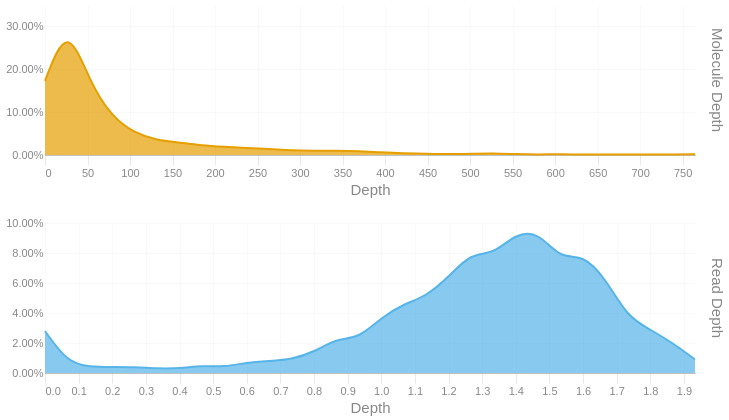

The code cell stored with this chart in its notebook:
### Code cell
readdep = depth_hist(tb['Read Depth'], q99, 3)
readdep = readdep.with_columns(pl.lit('Read Depth').alias('Metric'))
if not SKIPLR:
    moldep = depth_hist(tb['Molecule Depth'], mol_q99, 1)
    moldep = moldep.with_columns(pl.lit('Molecule Depth').alias('Metric'))
    _hist = pl.concat([readdep, moldep])
    _hist = _hist.filter(pl.col('Proportion') != 0)
    with SafeRender(_hist):
        (
            alt.Chart(_hist)        
            .mark_area(interpolate = "basis")
            .encode(
                x=alt.X('Bin:Q').scale(domainMin=0).axis(alt.Axis(title='Depth')),
                y = alt.Y('Proportion:Q', title = None).axis(format = '.2%'),
                color = alt.Color('Metric:N').legend(None),
                row = alt.Row("Metric:N").header(title = None, labelOrient = 'right'),
                tooltip = [
                    alt.Tooltip("Metric:N", title = "Metric"),
                    alt.Tooltip('Interval:N', title = "Depth Interval"),
                    alt.Tooltip('Proportion:Q', title = "% Alignments").format('.2%')
                ]
            )
            .resolve_scale(x='independent', y='independent')
            .properties(
                height = 150, width = 650,
                usermeta={'embedOptions': {'downloadFileName': f'{samplename}.depth.hist'}}
            )
        ).display()
else:
    readdep = readdep.filter(pl.col('Proportion') != 0)
    with SafeRender(readdep):
        (
            alt.Chart(readdep)        
            .mark_area(interpolate = "basis")
            .encode(
                x=alt.X('Bin:Q').scale(domainMin=0).axis(alt.Axis(title='Depth')),
                y = alt.Y('Proportion:Q', title = None).axis(format = '.2%'),
                tooltip = [
                    alt.Tooltip('Interval:N', title = "Depth Interval"),
                    alt.Tooltip('Proportion:Q', title = "% Alignments").format('.2%')
                ]
            )
            .properties(
                usermeta={'embedOptions': {'downloadFileName': f'{samplename}.depth.hist'}}
            )
        ).display()

### Figure 1 — Vega-Lite specification as saved in the notebook (floating-point values rounded to 4 significant figures)
{"width": 650, "height": 150, "config": {"title": {"anchor": "start", "dy": -15, "fontSize": 18, "color": "#888888", "subtitleColor": "#888888", "subtitleFontSize": 14}, "arc": {"fill": "#0072B2"}, "axis": {"domainColor": "#888888", "domainWidth": 0.5, "gridWidth": 0.2, "grid": false, "titleFontWeight": 400, "titleFontSize": 15, "labelFontSize": 11, "labelColor": "#888888", "tickColor": "#888888", "tickWidth": 0.2, "titleColor": "#888888"}, "axisBand": {"grid": false}, "axisX": {"grid": true, "tickSize": 10, "domainCap": "round"}, "axisY": {"domain": false, "grid": true, "tickSize": 0, "domainCap": "round"}, "background": "transparent", "header": {"labelFontSize": 15, "labelColor": "#888888", "titleFontSize": 15, "titleFontWeight": 600, "titleColor": "#888888"}, "legend": {"labelFont": "sans-serif", "labelFontSize": 12, "labelColor": "#888888", "symbolSize": 100, "symbolType": "circle", "titleFontSize": 12, "titlePadding": 10, "titleColor": "#888888", "title": null}, "range": {"category": ["#E69F00", "#56B4E9", "#009E73", "#F0E442", "#0072B2", "#D55E00", "#CC79A7", "#000000"], "diverging": ["#cfe8f3", "#a2d4ec", "#73bfe2", "#46abdb", "#1696d2", "#12719e"]}, "area": {"fill": "#0072B2", "fillOpacity": 0.7, "line": true, "strokeOpacity": 0.7}, "line": {"color": "#0072B2", "stroke": "#0072B2", "strokeWidth": 2}, "trail": {"color": "#0072B2", "stroke": "#0072B2", "strokeWidth": 0, "size": 1}, "point": {"filled": true, "fillOpacity": 1.0, "size": 95}, "text": {"color": "#888888", "fontSize": 11, "align": "right", "fontWeight": 400, "size": 11}, "bar": {"fill": "#0072B2", "stroke": null}, "view": {"stroke": null, "continuousWidth": 660, "continuousHeight": 400}}, "data": {"name": "data-428b60d02e6ed33e584b407d8b610d4f"}, "mark": {"type": "area", "interpolate": "basis"}, "encoding": {"color": {"field": "Metric", "legend": null, "type": "nominal"}, "row": {"field": "Metric", "header": {"title": null, "labelOrient": "right"}, "type": "nominal"}, "tooltip": [{"field": "Metric", "title": "Metric", "type": "nominal"}, {"field": "Interval", "title": "Depth Interval", "type": "nominal"}, {"field": "Proportion", "format": ".2%", "title": "% Alignments", "type": "quantitative"}], "x": {"axis": {"title": "Depth"}, "field": "Bin", "scale": {"domainMin": 0}, "type": "quantitative"}, "y": {"axis": {"format": ".2%"}, "field": "Proportion", "title": null, "type": "quantitative"}}, "resolve": {"scale": {"x": "independent", "y": "independent"}}, "usermeta": {"embedOptions": {"downloadFileName": "S3_Waccamaw_1716.depth.hist"}}, "$schema": "https://vega.github.io/schema/vega-lite/v6.1.0.json", "datasets": {"data-428b60d02e6ed33e584b407d8b610d4f": [{"Bin": 0.0, "Interval": "0.0-0.067", "Proportion": 0.028, "Metric": "Read Depth"}, {"Bin": 0.067, "Interval": "0.067-0.133", "Proportion": 0.007, "Metric": "Read Depth"}, {"Bin": 0.133, "Interval": "0.133-0.2", "Proportion": 0.004, "Metric": "Read Depth"}, {"Bin": 0.2, "Interval": "0.2-0.267", "Proportion": 0.004, "Metric": "Read Depth"}, {"Bin": 0.267, "Interval": "0.267-0.333", "Proportion": 0.004, "Metric": "Read Depth"}, {"Bin": 0.333, "Interval": "0.333-0.4", "Proportion": 0.003, "Metric": "Read Depth"}, {"Bin": 0.4, "Interval": "0.4-0.467", "Proportion": 0.003, "Metric": "Read Depth"}, {"Bin": 0.467, "Interval": "0.467-0.533", "Proportion": 0.005, "Metric": "Read Depth"}, {"Bin": 0.533, "Interval": "0.533-0.6", "Proportion": 0.004, "Metric": "Read Depth"}, {"Bin": 0.6, "Interval": "0.6-0.667", "Proportion": 0.007, "Metric": "Read Depth"}, {"Bin": 0.667, "Interval": "0.667-0.733", "Proportion": 0.008, "Metric": "Read Depth"}, {"Bin": 0.733, "Interval": "0.733-0.8", "Proportion": 0.009, "Metric": "Read Depth"}, {"Bin": 0.8, "Interval": "0.8-0.867", "Proportion": 0.014, "Metric": "Read Depth"}, {"Bin": 0.867, "Interval": "0.867-0.933", "Proportion": 0.023, "Metric": "Read Depth"}, {"Bin": 0.933, "Interval": "0.933-1.0", "Proportion": 0.023, "Metric": "Read Depth"}, {"Bin": 1.0, "Interval": "1.0-1.067", "Proportion": 0.037, "Metric": "Read Depth"}, {"Bin": 1.067, "Interval": "1.067-1.133", "Proportion": 0.046, "Metric": "Read Depth"}, {"Bin": 1.133, "Interval": "1.133-1.2", "Proportion": 0.051, "Metric": "Read Depth"}, {"Bin": 1.2, "Interval": "1.2-1.267", "Proportion": 0.064, "Metric": "Read Depth"}, {"Bin": 1.267, "Interval": "1.267-1.333", "Proportion": 0.08, "Metric": "Read Depth"}, {"Bin": 1.333, "Interval": "1.333-1.4", "Proportion": 0.079, "Metric": "Read Depth"}, {"Bin": 1.4, "Interval": "1.4-1.467", "Proportion": 0.093, "Metric": "Read Depth"}, {"Bin": 1.467, "Interval": "1.467-1.533", "Proportion": 0.094, "Metric": "Read Depth"}, {"Bin": 1.533, "Interval": "1.533-1.6", "Proportion": 0.076, "Metric": "Read Depth"}, {"Bin": 1.6, "Interval": "1.6-1.667", "Proportion": 0.079, "Metric": "Read Depth"}, {"Bin": 1.667, "Interval": "1.667-1.733", "Proportion": 0.063, "Metric": "Read Depth"}, {"Bin": 1.733, "Interval": "1.733-1.8", "Proportion": 0.037, "Metric": "Read Depth"}, {"Bin": 1.8, "Interval": "1.8-1.867", "Proportion": 0.029, "Metric": "Read Depth"}, {"Bin": 1.867, "Interval": "1.867-1.933", "Proportion": 0.02, "Metric": "Read Depth"}, {"Bin": 1.933, "Interval": "1.933-2.0", "Proportion": 0.009, "Metric": "Read Depth"}, {"Bin": 0.0, "Interval": "0.0-26.4", "Proportion": 0.173, "Metric": "Molecule Depth"}, {"Bin": 26.4, "Interval": "26.4-52.7", "Proportion": 0.309, "Metric": "Molecule Depth"}, {"Bin": 52.7, "Interval": "52.7-79.1", "Proportion": 0.169, "Metric": "Molecule Depth"}, {"Bin": 79.1, "Interval": "79.1-105.5", "Proportion": 0.088, "Metric": "Molecule Depth"}, {"Bin": 105.5, "Interval": "105.5-131.8", "Proportion": 0.051, "Metric": "Molecule Depth"}, {"Bin": 131.8, "Interval": "131.8-158.2", "Proportion": 0.034, "Metric": "Molecule Depth"}, {"Bin": 158.2, "Interval": "158.2-184.6", "Proportion": 0.029, "Metric": "Molecule Depth"}, {"Bin": 184.6, "Interval": "184.6-210.9", "Proportion": 0.022, "Metric": "Molecule Depth"}, {"Bin": 210.9, "Interval": "210.9-237.3", "Proportion": 0.019, "Metric": "Molecule Depth"}, {"Bin": 237.3, "Interval": "237.3-263.7", "Proportion": 0.016, "Metric": "Molecule Depth"}, {"Bin": 263.7, "Interval": "263.7-290.0", "Proportion": 0.014, "Metric": "Molecule Depth"}, {"Bin": 290.0, "Interval": "290.0-316.4", "Proportion": 0.011, "Metric": "Molecule Depth"}, {"Bin": 316.4, "Interval": "316.4-342.8", "Proportion": 0.01, "Metric": "Molecule Depth"}, {"Bin": 342.8, "Interval": "342.8-369.1", "Proportion": 0.01, "Metric": "Molecule Depth"}, {"Bin": 369.1, "Interval": "369.1-395.5", "Proportion": 0.009, "Metric": "Molecule Depth"}, {"Bin": 395.5, "Interval": "395.5-421.9", "Proportion": 0.006, "Metric": "Molecule Depth"}, {"Bin": 421.9, "Interval": "421.9-448.2", "Proportion": 0.004, "Metric": "Molecule Depth"}, {"Bin": 448.2, "Interval": "448.2-474.6", "Proportion": 0.003, "Metric": "Molecule Depth"}, {"Bin": 474.6, "Interval": "474.6-501.0", "Proportion": 0.002, "Metric": "Molecule Depth"}, {"Bin": 501.0, "Interval": "501.0-527.3", "Proportion": 0.003, "Metric": "Molecule Depth"}, {"Bin": 527.3, "Interval": "527.3-553.7", "Proportion": 0.004, "Metric": "Molecule Depth"}, {"Bin": 553.7, "Interval": "553.7-580.1", "Proportion": 0.002, "Metric": "Molecule Depth"}, {"Bin": 580.1, "Interval": "580.1-606.4", "Proportion": 0.001, "Metric": "Molecule Depth"}, {"Bin": 606.4, "Interval": "606.4-632.8", "Proportion": 0.002, "Metric": "Molecule Depth"}, {"Bin": 632.8, "Interval": "632.8-659.2", "Proportion": 0.001, "Metric": "Molecule Depth"}, {"Bin": 659.2, "Interval": "659.2-685.5", "Proportion": 0.001, "Metric": "Molecule Depth"}, {"Bin": 685.5, "Interval": "685.5-711.9", "Proportion": 0.001, "Metric": "Molecule Depth"}, {"Bin": 711.9, "Interval": "711.9-738.2", "Proportion": 0.001, "Metric": "Molecule Depth"}, {"Bin": 738.2, "Interval": "738.2-764.6", "Proportion": 0.001, "Metric": "Molecule Depth"}, {"Bin": 764.6, "Interval": "764.6-790.98", "Proportion": 0.002, "Metric": "Molecule Depth"}]}}
